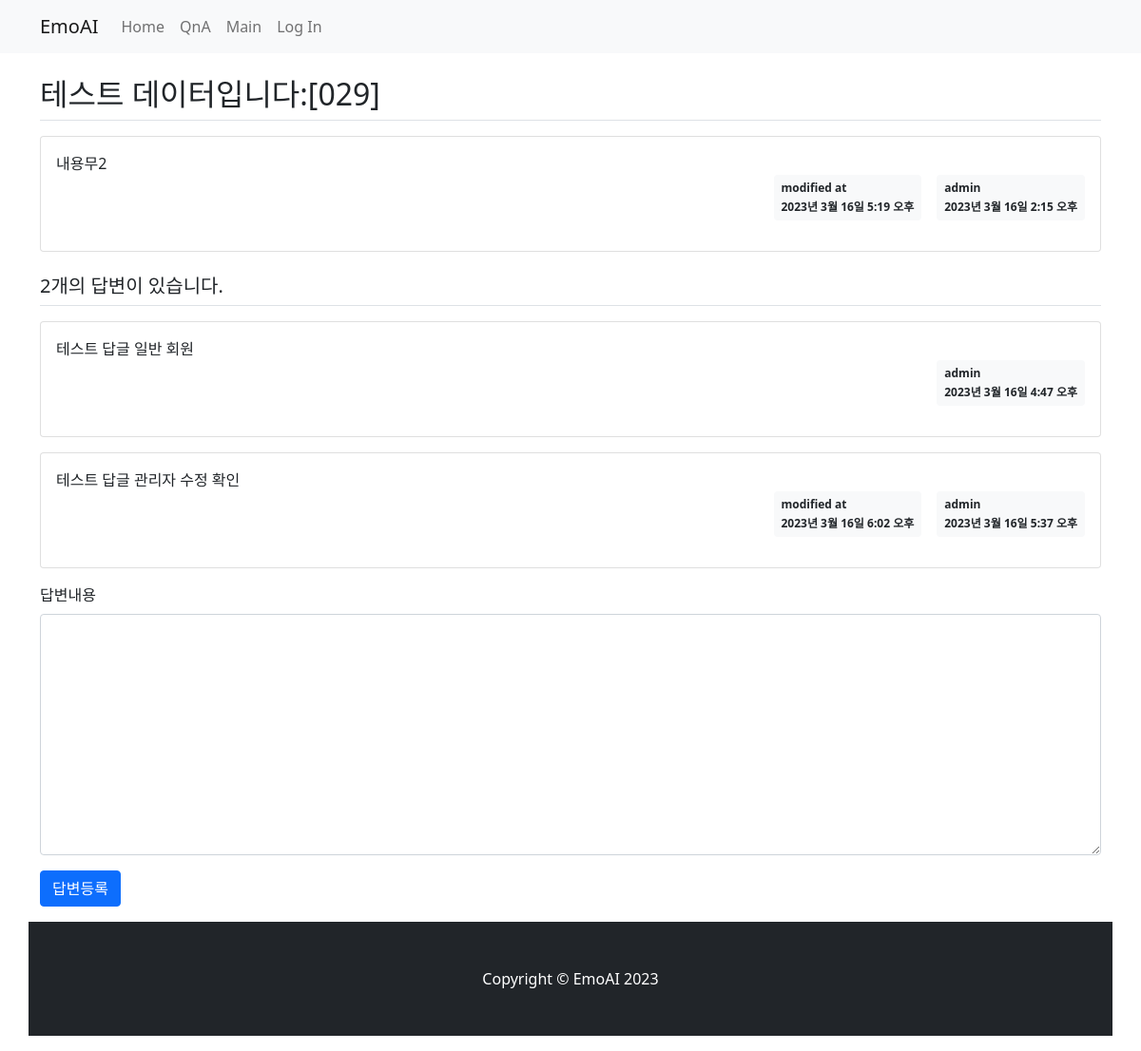
/QnA/32/, run on the app's committed database.
### QnA/models.py (models this page shows, shortened)
class Question(models.Model):
    author = models.ForeignKey(User, on_delete=models.CASCADE)
    subject = models.CharField(max_length=200)
    content = models.TextField()
    create_date = models.DateTimeField()
    modify_date = models.DateTimeField(null=True, blank=True)

class Answer(models.Model):
    author = models.ForeignKey(User, on_delete=models.CASCADE)
    question = models.ForeignKey(Question, on_delete=models.CASCADE)
    content = models.TextField()
    create_date = models.DateTimeField()
    modify_date = models.DateTimeField(null=True, blank=True)

### QnA/views.py (the view)
# urls.py: path('<int:question_id>/', views.detail, name='detail'),
def detail(request, question_id):
    question = get_object_or_404(Question, pk=question_id)
    context = {'question': question}
    return render(request, 'QnA/question_detail.html', context)

### templates/QnA/question_detail.html (shortened to what this page needs)
{% extends 'base.html' %}
{% block content %}
<div class="container my-3">
    <h2 class="border-bottom py-2">{{ question.subject }}</h2>
    <div class="card my-3">
        <div class="card-body">
            <div class="card-text" style="white-space: pre-line;">{{ question.content }}</div>
            <div class="d-flex justify-content-end">
                {% if question.modify_date %}
                <div class="badge bg-light text-dark p-2 text-start mx-3">
                    <div class="mb-2">modified at</div>
                    <div>{{ question.modify_date }}</div>
                </div>
                {% endif %}
                <div class="badge bg-light text-dark p-2 text-start">
                    <div class="mb-2">{{ question.author.username }}</div>
                    <div>{{ question.create_date }}</div>
                </div>
            </div>
        </div>
    </div>
    <h5 class="border-bottom my-3 py-2">{{question.answer_set.count}}개의 답변이 있습니다.</h5>
    {% for answer in question.answer_set.all %}
    <div class="card my-3">
        <div class="card-body">
            <div class="card-text" style="white-space: pre-line;">{{ answer.content }}</div>
            <div class="d-flex justify-content-end">
                {% if answer.modify_date %}
                <div class="badge bg-light text-dark p-2 text-start mx-3">
                    <div class="mb-2">modified at</div>
                    <div>{{ answer.modify_date }}</div>
                </div>
                {% endif %}
                <div class="badge bg-light text-dark p-2 text-start">
                    <div class="mb-2">{{ answer.author.username }}</div>
                    <div>{{ answer.create_date }}</div>
                </div>
            </div>
        </div>
    </div>
    {% endfor %}
    <form action="{% url 'QnA:answer_create' question.id %}" method="post" class="my-3">
        <div class="mb-3">
            <label for="content" class="form-label">답변내용</label>
            <textarea name="content" id="content" class="form-control" rows="10"></textarea>
        </div>
        <input type="submit" value="답변등록" class="btn btn-primary">
    </form>
</div>
{% endblock %}

### data on the page
Question: subject "테스트 데이터입니다:[029]", content "내용무2", modify_date "2023년 3월 16일 5:19 오후", author.username "admin", create_date "2023년 3월 16일 2:15 오후", answer_set.count "2"
Answer: content "테스트 답글 일반 회원", author.username "admin", create_date "2023년 3월 16일 4:47 오후"
Answer: content "테스트 답글 관리자 수정 확인", modify_date "2023년 3월 16일 6:02 오후", author.username "admin", create_date "2023년 3월 16일 5:37 오후"
